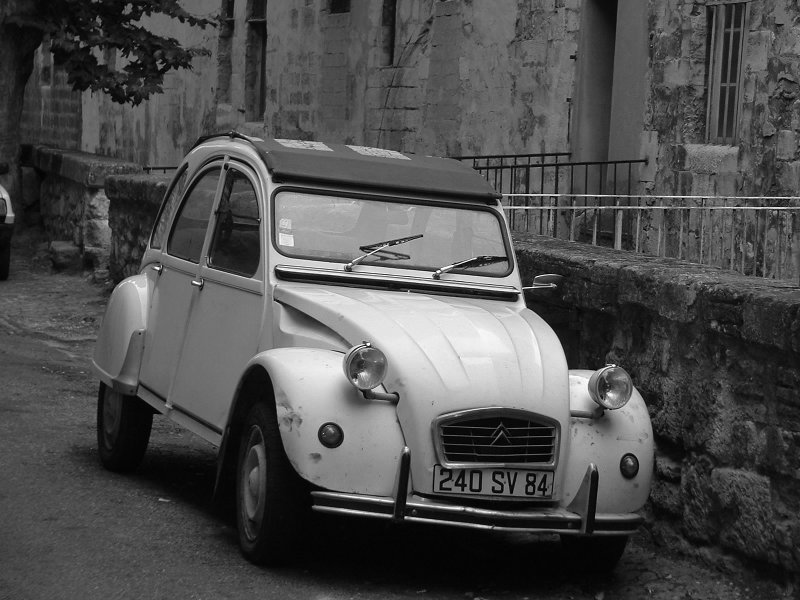
#> input picture Homework_Fabian/Sheet07/images/dolly.png, 800 x 600 px
$ jupyter execute sheet07.ipynb   (shell and % lines are left out)
#> lines starting #> are read from the running program, lines starting #| are printed output that depends on the picture
Osnabrück University - Computer Vision (Winter Term 2020/21) - Prof. Dr.-Ing. G. Heidemann, Ulf Krumnack, Axel Schaffland, Ludwig Schallner, Artem Petrov

# Exercise Sheet 07: Fourier Transform

## Introduction

This week's sheet should be solved and handed in before the end of **Saturday, January 02, 2021**. If you need help (and Google and other resources were not enough), feel free to contact your groups' designated tutor or whomever of us you run into first. Please upload your results to your group's Stud.IP folder.

**HINT: There is a bonus exercise in the end. If you do this bonus exercise you may leave out one of the other exercises.**

## Assignment 0: Math recap (Expectation and Variance) [0 Points]

This exercise is supposed to be very easy, does not give any points, and is voluntary. There will be a similar exercise on every sheet. It is intended to revise some basic mathematical notions that are assumed throughout this class and to allow you to check if you are comfortable with them. Usually you should have no problem to answer these questions offhand, but if you feel unsure, this is a good time to look them up again. You are always welcome to discuss questions with the tutors or in the practice session. Also, if you have a (math) topic you would like to recap, please let us know.

**a)** What is the relation between mean and expectated value? How to compute it?

YOUR ANSWER HERE

**b)** What is the variance? What does it express? Why is there a square in the formula?

YOUR ANSWER HERE

**c)** Can you compute mean and variance of a given 1-dimensional dataset (e.g., $D=\{9,10,11,7,13\}$). Can you do the same for a 3-dimensional dataset (e.g., D=\{(1,10,9), (1,10,10), (10,10,11), (19,10,7), (19,10,13)\})?

YOUR ANSWER HERE

[cell 1]
# YOUR CODE HERE

## Exercise 1: Understanding Fourier Transform [7 points]

This exercise aims at getting some intuition of finite, 2d-Fourier transform.

*Hint:* Python and numpy can deal with complex numbers: `np.real()` and `np.imag()` provide the real and imaginary parts. `np.abs()` and `np.angle()` provide amplitude and phase. `np.conj()` gives the complex conjugate.

**a)** Transform the image `dolly.png` into the frequency space (you may use the function
`numpy.fft.fft2`). The result will be a complex matrix. Plot histograms for the amplitude and phase
values. You may take the logarithm of the amplitude to enhance contrast.

[cell 2]
import numpy as np
import matplotlib.pyplot as plt
from numpy.fft import fft2

img = plt.imread('images/dolly.png')
#> img is the input picture: shape (600, 800) float32; min 0, max 1, mean 0.305

# YOUR CODE HERE
img_ft = fft2(img)

amplitude = np.abs(img_ft)
phase = np.angle(img_ft)
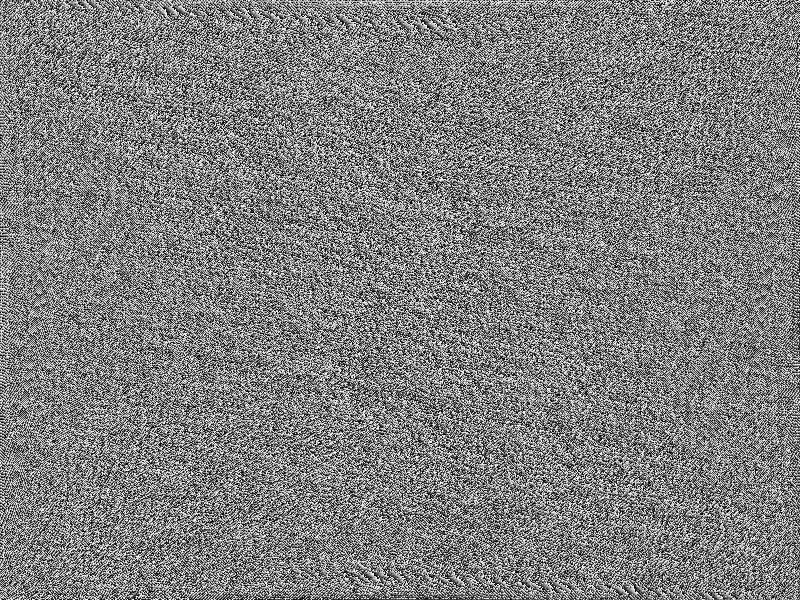
#> phase: shape (600, 800) float64; min -3.14, max 3.14, mean -4.5e-18; drawn with min black and max white

f, ax = plt.subplots(2,2)
ax[0,0].set_title("Log amplitude information")
ax[0,0].imshow(np.log(amplitude))                     # log of the amplitude to enhance contrast.
ax[0,1].set_title("Log amplitude histogram")
ax[0,1].hist(amplitude.flatten(), bins=200, log=True)

ax[1,0].set_title("Phase information")
ax[1,0].imshow(phase)
ax[1,1].set_title("Phase histogram")
ax[1,1].hist(phase.flatten(), bins=200)

f.tight_layout()
plt.show()
#> figure, not shown here; panel 2: tallest bar 478981 high, from x = 0.053 to 730.9

**b)** Display the amplitude and phase in separate images. You may again take the logarithm of
the amplitude to enhance the contrast. You may also center the base frequency (see function `numpy.fft.fftshift`). Compare your results with CV-09, slide 33.

[cell 3]
import numpy as np
import matplotlib.pyplot as plt
from numpy.fft import fftshift

img = plt.imread('images/dolly.png')

# YOUR CODE HERE
img_ft_shift = fftshift(img_ft)

amplitude = np.abs(img_ft_shift)
phase = np.angle(img_ft_shift)
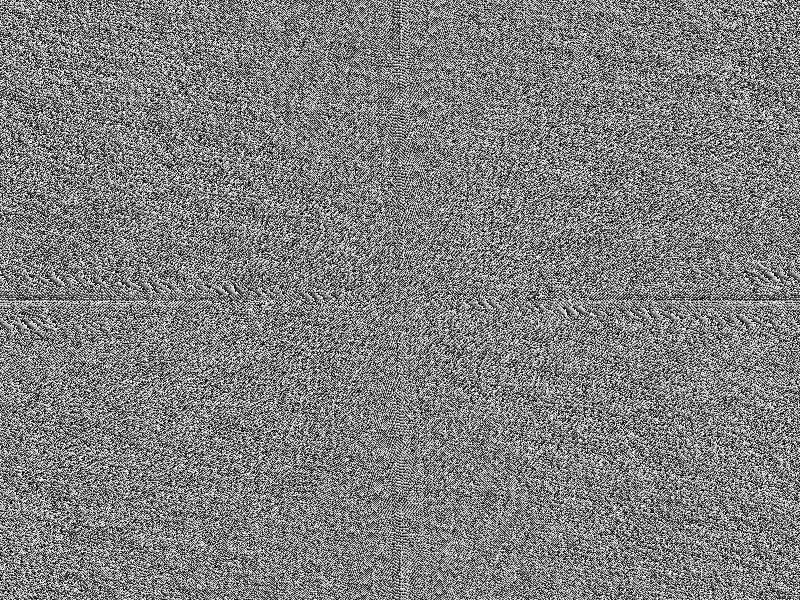
#> phase: shape (600, 800) float64; min -3.14, max 3.14, mean -5.03e-18; drawn with min black and max white

f, ax = plt.subplots(2,2)
ax[0,0].set_title("Log amplitude information")
ax[0,0].imshow(np.log(amplitude))                     # log of the amplitude to enhance contrast.
ax[0,1].set_title("Log amplitude histogram")
ax[0,1].hist(amplitude.flatten(), bins=200, log=True)

ax[1,0].set_title("Phase information")
ax[1,0].imshow(phase)
ax[1,1].set_title("Phase histogram")
ax[1,1].hist(phase.flatten(), bins=200)

f.tight_layout()
plt.show()
#> figure, not shown here; panel 2: tallest bar 478981 high, from x = 0.053 to 730.9

**c)** Transform the image back from the frequency space to the image space (again using `fft2`).
What do you observe? Explain and repair the result.

[cell 4]
import numpy as np
import matplotlib.pyplot as plt
from numpy.fft import ifft2

img = plt.imread('images/dolly.png')

# YOUR CODE HERE
f, axes = plt.subplots(1,2)
axes[0].imshow(img)
axes[0].set_title("Original")

transformed_back = ifft2(fft2(img))
axes[1].imshow(np.real(transformed_back))
axes[1].set_title("transformed_back")

f.tight_layout()
plt.show()
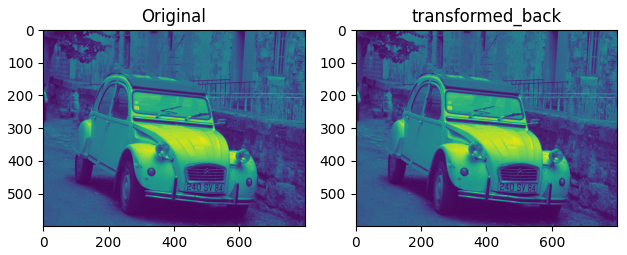
#> figure drawn by matplotlib, 2 panels

There are no major differences.

**d)** Now restore the image, but only keep the amplitude and vary the phase. Try fixed phase
values (0, $\pi/2$,. . . ), a random phase matrix, or a noisy version of the original phase values.

[cell 5]
import numpy as np
import matplotlib.pyplot as plt

img = plt.imread('images/dollySquared.jpg')
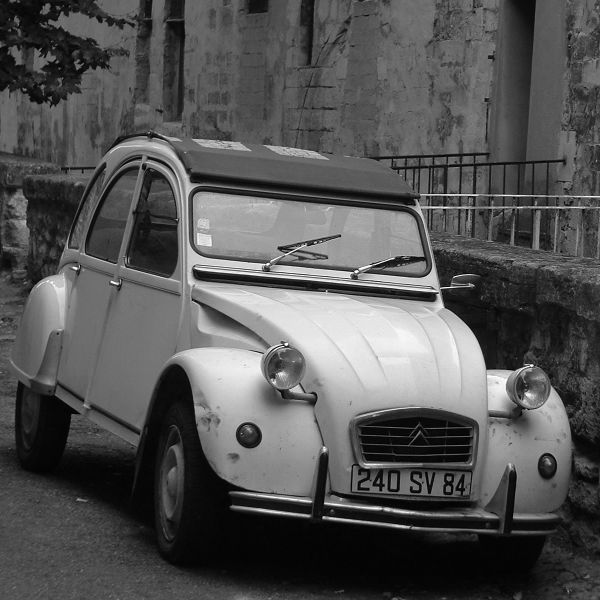
#> input picture Homework_Fabian/Sheet07/images/dollySquared.jpg, 600 x 600 px
#> img is the input picture: shape (600, 600); min 0, max 255, mean 83.7

# YOUR CODE HERE

**e)** We do the same, but now we keep the phase while varying the amplitude values, i.e. constant,
amplitude, randomly distributed amplitudes and noisy versions of the the original values.

Explain the results!

[cell 6]
import numpy as np
import matplotlib.pyplot as plt

img = plt.imread('images/dolly.png')

# Perform (fast) Fourier transform
ft = np.fft.fft2(img)

# Get amplitude and phase
amplitude = np.abs(ft)
phase = np.angle(ft)

amplitudes = []
amplitudes.append((amplitude, "original amplitude"))
amplitudes.append((np.zeros(amplitude.shape), "zero amplitude"))
amplitudes.append((np.ones(amplitude.shape)*amplitude.max(), "constant amplitude"))
amplitudes.append((np.random.rand(*amplitude.shape), "random amplitude"))
amplitudes.append((amplitude, "original amplitude"))

plt.figure(figsize=(12, 16)); plt.gray()
plt.subplot(3, 2, 1); plt.axis('off'); plt.imshow(img); plt.title('Original')

for i, (amp, tit) in enumerate(amplitudes):
    ft0 = amp * np.exp(1j * phase)
    img0 = np.abs(np.fft.ifft2(ft0))
    plt.subplot(3, 2, 2+i); plt.axis('off'); plt.title(tit)
    plt.imshow(img0)
#> this loop made 5 passes
#> tit on passes 1 to 5: 'original amplitude', 'zero amplitude', 'constant amplitude', 'random amplitude', 'original amplitude'
#> pass 3, `img0 = np.abs(np.fft.ifft2(ft0))`:
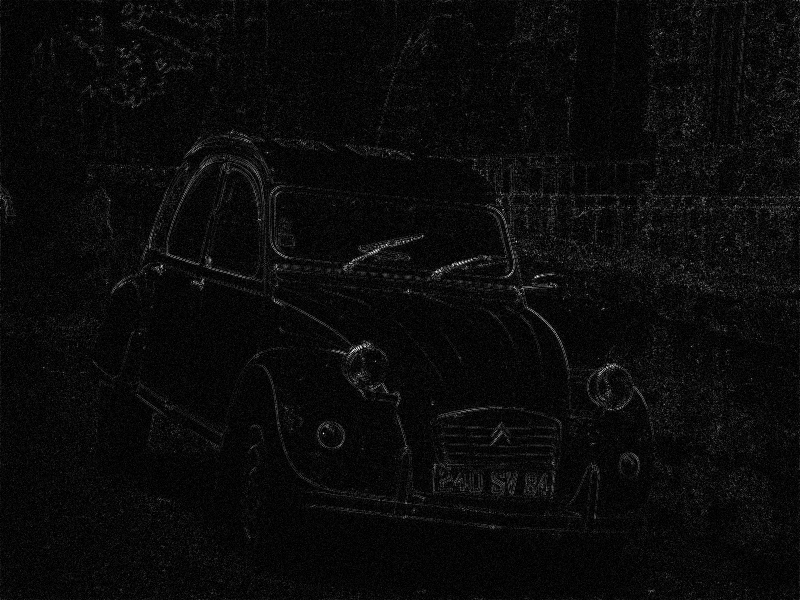
#> img0: shape (600, 800) float64; min 0.00118, max 3288.2, mean 142.3; drawn with min black and max white

plt.show()
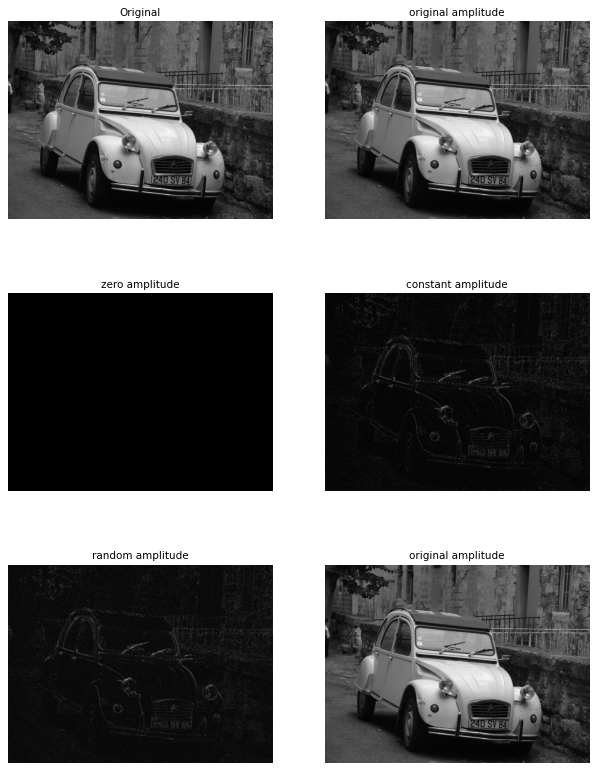
#> figure drawn by matplotlib, 6 panels

YOUR ANSWER HERE

## Exercise 2: Implementing Fourier Transform [6 points]

**a)**
Explain in your own words the idea of Fourier transform. What is the frequency space? What does a point in that space represent?

Generally, the Fourier transform decomposes a function into a sum of sine and cosine functions. In CV it is used as a operation to decompose an arbitrary greyscale image into periodic waves of different frequencies and directions.

The frequency space is the depiction of the original image as periodic waves.

Each point in that space represents a frequency.

**b)** First implement a one-dimensional discrete version of Fourier transform, i.e. use the formula
$$ c_n = \sum_{x=0}^{L-1} f(x)\cdot e^{-\tfrac{2\pi i\cdot n}{L}\cdot x} \qquad \text{for $n=0,\ldots,L-1$}$$
for complex valued coefficients.

Plot the graph and the results of your Fourier transform, using the Matplotlib function `plot()`, for different functions. Compare your results with the output of the function `numpy.fft.fft`.

[cell 7]
import numpy as np
from scipy import misc
import matplotlib.pyplot as plt


def fourier1d(func):
    """
    Perform a discrete 1D Fourier transform.

    Args:
        func (ndarray): 1-D array containing the function values.

    Returns:
        ndarray (complex): The Fourier transformed function.
    """
    ft = np.zeros(func.shape, dtype=np.complex)

    # YOUR CODE HERE
    L = len(func)
    xs = np.arange(0, L)
    ns = np.arange(0, L)
    ft = np.array([np.sum(func[xs] * np.exp(2 * np.pi * -1j * n * xs / L)) for n in ns])
    return ft

# number of points
L = np.arange(100)

def gaussian(x, mu, sig):
    return np.exp(-np.power(x - mu, 2.) / (2 * np.power(sig, 2.)))

func = np.sin(2 * np.pi * L / len(L))
#func = np.zeros(L.shape)
#func[40:60] = 1
#func = gaussian(L, 0, 10)

# Own implementation.
ft = fourier1d(func)
plt.figure(figsize=(12, 8))
plt.suptitle('Own implementation');
plt.subplot(1, 3, 1); plt.plot(L, func); plt.title('Function')
plt.subplot(1, 3, 2); plt.plot(L, np.abs(ft)); plt.title('FT (Amplitude)')
plt.subplot(1, 3, 3); plt.plot(L, np.angle(ft)); plt.title('FT (Phase)')
plt.show()
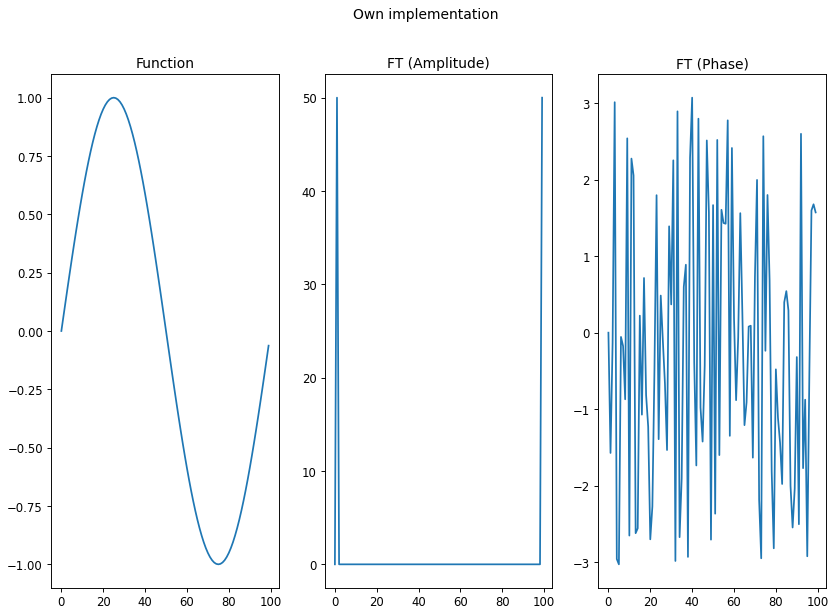
#> figure drawn by matplotlib, 3 panels; panel 1: curve peaks at x = 25, y = 1; panel 2: curve peaks at x = 99, y = 50; panel 3: curve peaks at x = 40, y = 3.07

# Numpy implementation.
ft = np.fft.fft(func)

plt.figure(figsize=(12, 8))
plt.suptitle('Numpy implementation (FFT)')
plt.subplot(1, 3, 1); plt.plot(L, func); plt.title('Function')
plt.subplot(1, 3, 2); plt.plot(L, np.abs(ft)); plt.title('FT (Amplitude)')
plt.subplot(1, 3, 3); plt.plot(L, np.angle(ft)); plt.title('FT (Phase)')
plt.show()
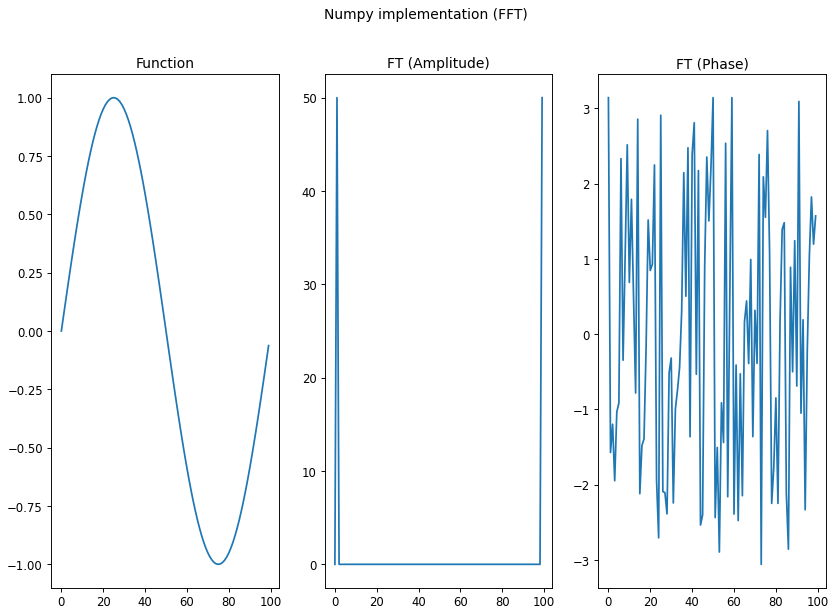
#> figure drawn by matplotlib, 3 panels; panel 1: curve peaks at x = 25, y = 1; panel 2: curve peaks at x = 1, y = 50; panel 3: curve peaks at x = 0, y = 3.14

**c)** Now implement a 2-dimensional version of Fourier transform for images, using the formula from the lecture. Compare your result with the output of `fft2`.

[cell 8]
import numpy as np
import matplotlib.pyplot as plt


def fourier2d(img):
    """
    Perform discrete 2D Fourier transform of a given image.

    Args:
        img (ndarray): Input image.

    Returns:

    """

    ft = np.zeros(img.shape)

    # YOUR CODE HERE

    return ft


# Now (visually) compare your results with np.fft.fft2
img = plt.imread('images/dolly.png')

# YOUR CODE HERE

plt.show()

## Exercise 3: Convolution theorem [7 points]

**a)** What does the convolution theorem state and what are its practical consequences?

A convolution in space is just a pointwise multiplication in Fourier space. This means that a convolution can be very fast computed in Fourier space. So for large convolution kernels, the computation in Fourier space may save much runtime.

**b)**
When introducing convolution, we have discussed different methods to deal with boundary pixels. From the perspective of Fourier analysis, what is the natural way to deal with this problem?

From the perspective of Fourier analysis, the natural way is to use no padding, because there are no boundary pixels added to apply any kind of padding in the boundary areas of the original image. So the boundary areas of the image are clipped.

**c)** What is the complexity for computing a convolution using the convolution theorem? Compare this with your complexity results from sheet 01, Assignment 1(c).

YOUR ANSWER HERE

**d)** Proof the convolution theorem.

YOUR ANSWER HERE

## Exercise 4: Applying Fourier Transform [Bonus]

If you solve this exercise you may leave out one of the other exercises.

**a)** In order to apply the Custom Structuring Element to our satelite image in Assignment 4 of Sheet 3 we had to rotate the image. We had to measure the rotation angle by hand. We can now do this automatically via Fourier Transform.

1. Apply Fourier transform to the `img_gray`. The resulting amplitude should show the angle of the black lines.

1. Try to automatically get the rotation angle from the Fourier space. There are different ways to achieve this.
   Hints:
   * You may threshold the amplitudes, to only keep “relevant” values. You can then compute the angle of the largest relevant value.
   * Alternatively, you may apply methods you know from other lectures to get the main component and compute its angle.

1. Rotate the image back to its originally intended orientation (`skimage.transform.rotate`).

[cell 9]
import numpy as np
from skimage import color
from skimage.transform import hough_line
from skimage.transform import rotate
import matplotlib.pyplot as plt

img = plt.imread('images/landsat_stack2.png')
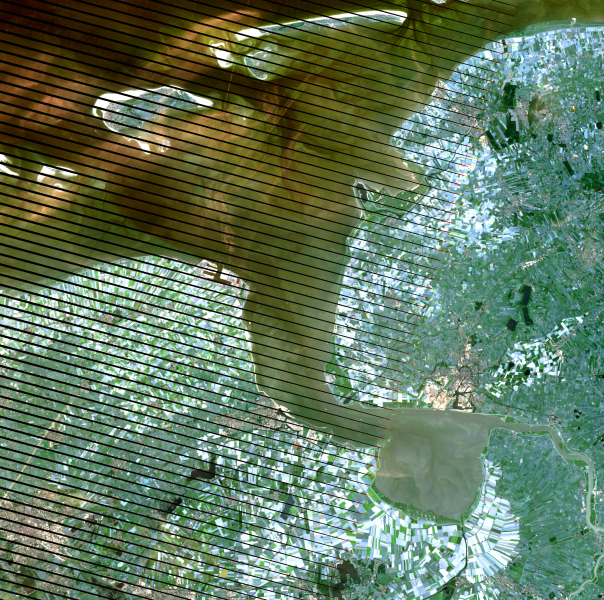
#> input picture Homework_Fabian/Sheet07/images/landsat_stack2.png, 604 x 600 px
#> img is the input picture: shape (600, 604, 3) float32; mean R, G, B 0.385, 0.473, 0.371
img_gray = color.rgb2gray(img)
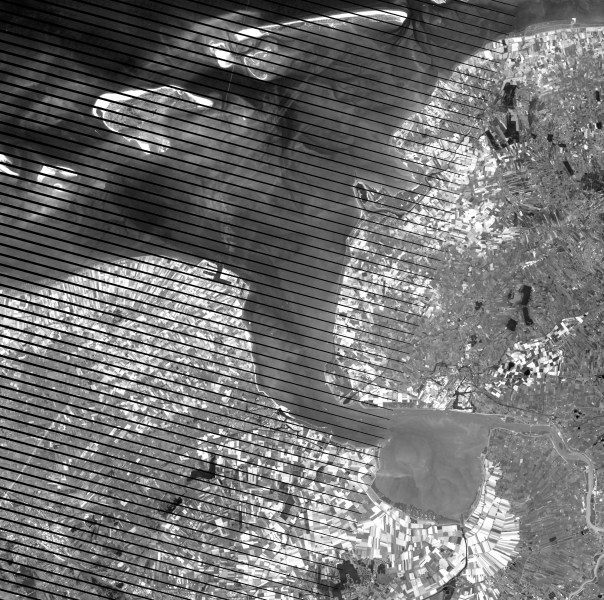
#> img_gray: shape (600, 604) float32; min 0, max 1, mean 0.447

# YOUR CODE HERE

plt.show()
